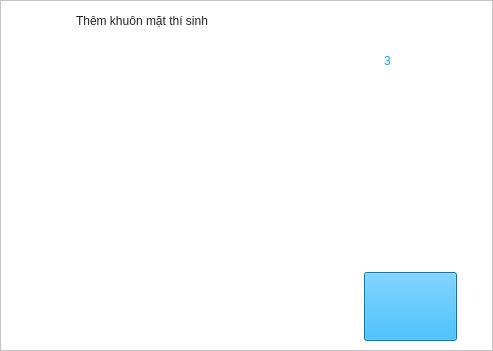
<?xml version="1.0" encoding="UTF-8"?>
<ui version="4.0">
 <class>Frame_AddFace</class>
 <widget class="QFrame" name="Frame_AddFace">
  <property name="geometry">
   <rect>
    <x>0</x>
    <y>0</y>
    <width>493</width>
    <height>351</height>
   </rect>
  </property>
  <property name="windowTitle">
   <string>Frame</string>
  </property>
  <property name="styleSheet">
   <string notr="true">background-color: rgb(255, 255, 255);</string>
  </property>
  <property name="frameShape">
   <enum>QFrame::StyledPanel</enum>
  </property>
  <property name="frameShadow">
   <enum>QFrame::Raised</enum>
  </property>
  <widget class="QLabel" name="label_themKhuonMatThiSinh">
   <property name="geometry">
    <rect>
     <x>76</x>
     <y>12</y>
     <width>323</width>
     <height>17</height>
    </rect>
   </property>
   <property name="styleSheet">
    <string notr="true">color: rgb(35, 35, 35);
font: 75 bold 16pt &quot;Ubuntu&quot;;</string>
   </property>
   <property name="text">
    <string>Thêm khuôn mặt thí sinh</string>
   </property>
  </widget>
  <widget class="QLabel" name="label_forShowCamera">
   <property name="geometry">
    <rect>
     <x>50</x>
     <y>52</y>
     <width>237</width>
     <height>285</height>
    </rect>
   </property>
   <property name="text">
    <string/>
   </property>
  </widget>
  <widget class="QLabel" name="label_countdownTime">
   <property name="geometry">
    <rect>
     <x>384</x>
     <y>40</y>
     <width>29</width>
     <height>41</height>
    </rect>
   </property>
   <property name="styleSheet">
    <string notr="true">color: rgb(0, 170, 255);
font: 75 bold 26pt &quot;Ubuntu&quot;;</string>
   </property>
   <property name="text">
    <string>3</string>
   </property>
  </widget>
  <widget class="QPushButton" name="pushButton_changeImage">
   <property name="geometry">
    <rect>
     <x>364</x>
     <y>272</y>
     <width>93</width>
     <height>69</height>
    </rect>
   </property>
   <property name="styleSheet">
    <string notr="true">background-color: rgb(0, 170, 255);</string>
   </property>
   <property name="text">
    <string/>
   </property>
  </widget>
 </widget>
 <resources/>
 <connections/>
</ui>
